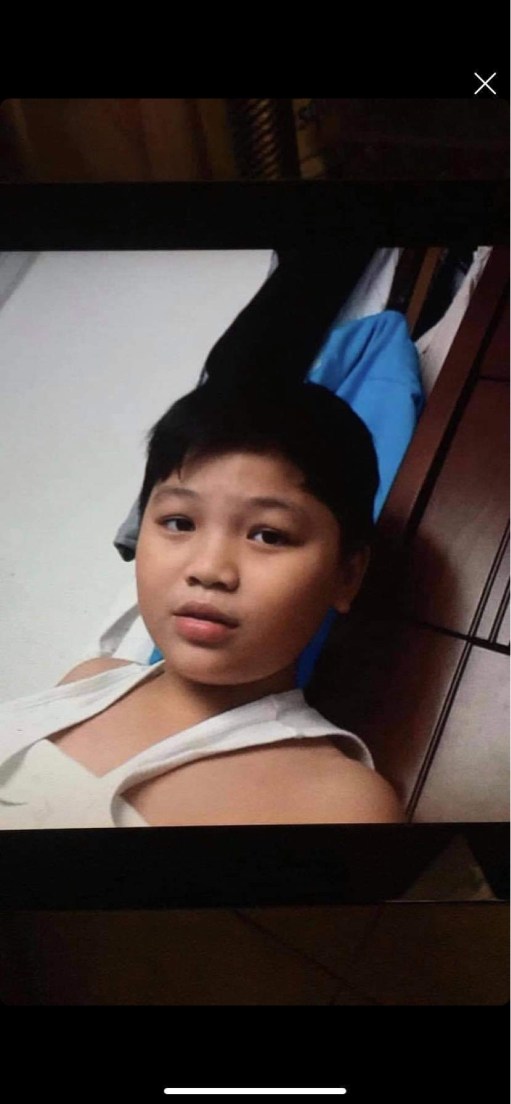
#> input picture imgs/khang.jpeg, 1021 x 2208 px (shown at 1/2 size)
$ python chapter07.py
#> lines starting #> are read from the running program, lines starting #| are printed output that depends on the picture
# COLOR DETECTION
import cv2
import numpy as np

img = cv2.imread('imgs/khang.jpeg')
#> img is the input picture: shape (2208, 1021, 3); mean B, G, R 56.5, 58.8, 68.1
img = cv2.resize(img, (600, 600))
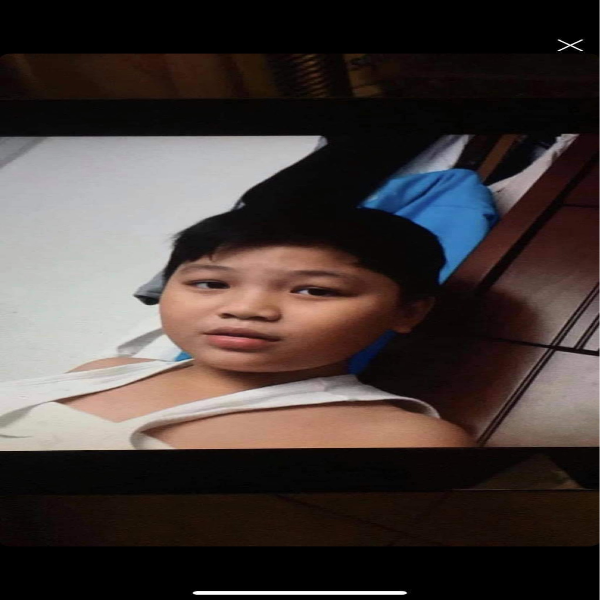
#> img: shape (600, 600, 3); mean B, G, R 56.5, 58.8, 68.1

imgHSV = cv2.cvtColor(img, cv2.COLOR_BGR2HSV)
#> imgHSV: shape (600, 600, 3); mean H, S, V 31.7, 75, 70.9

def empty(a):
    hue_min = cv2.getTrackbarPos("Hue min", "TrackBar")
    hue_max = cv2.getTrackbarPos("Hue max", "TrackBar")
    sat_min = cv2.getTrackbarPos("Sat min", "TrackBar")
    sat_max = cv2.getTrackbarPos("Sat max", "TrackBar")
    val_min = cv2.getTrackbarPos("Val min", "TrackBar")
    val_max = cv2.getTrackbarPos("Val max", "TrackBar")
    lower = np.array([hue_min, sat_min, val_min])
    upper = np.array([hue_max, sat_max, val_max])
    mask = cv2.inRange(imgHSV, lower, upper)
    imgResult = cv2.bitwise_and(img, img, mask=mask)
    cv2.imshow("Mask", mask)
    cv2.imshow("Result", imgResult)

# Create trackbar
cv2.namedWindow("TrackBar")
cv2.resizeWindow("TrackBar", 300, 300)
cv2.createTrackbar("Hue min", "TrackBar", 0, 179, empty)
cv2.createTrackbar("Hue max", "TrackBar", 36, 179, empty)
cv2.createTrackbar("Sat min", "TrackBar", 0, 255, empty)
cv2.createTrackbar("Sat max", "TrackBar", 82, 255, empty)
cv2.createTrackbar("Val min", "TrackBar", 113, 255, empty)
cv2.createTrackbar("Val max", "TrackBar", 255, 255, empty)


#cv2.imshow("Image", imgHSV)
cv2.waitKey(0)
